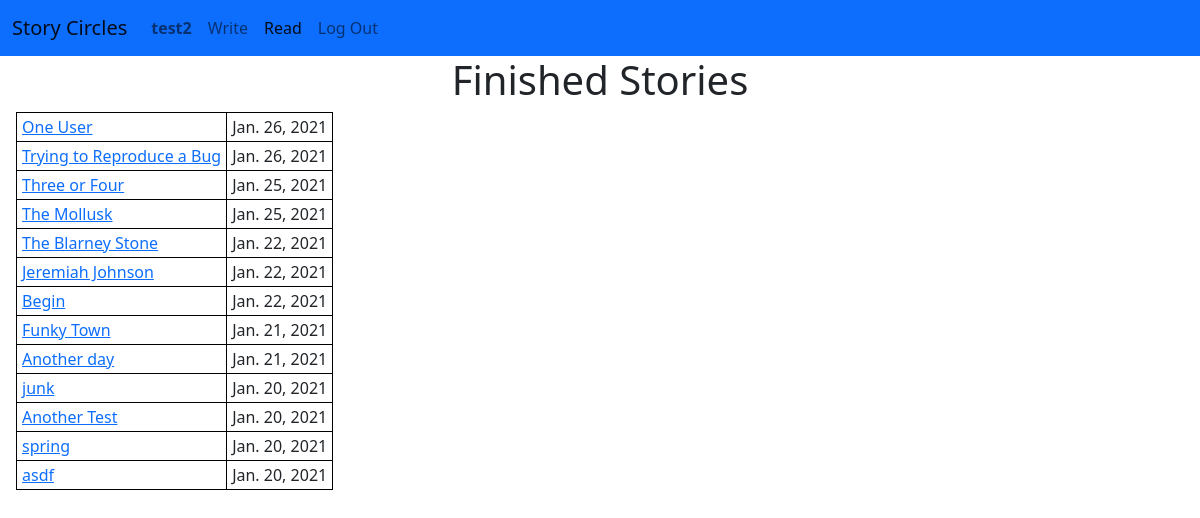
Page /circle/stories (signed in) on the committed database.
### circle/models.py (models this page shows, shortened)
class User(AbstractUser):
    user_since = models.DateTimeField(blank=False, auto_now_add=True)
    liked_stories = models.ManyToManyField(
        "Story",
        related_name="liked_by",
        blank=True,
    )
    def get_absolute_url(self):
        return reverse('user', args=[self.pk])

class Story(models.Model):
    title = models.TextField(unique=True)
    authors = models.ManyToManyField(
        User,
        related_name="stories",
        blank=True
    )
    text = models.TextField()
    start_time = models.DateTimeField(blank=True, null=True)
    finish_time = models.DateTimeField(blank=True, null=True)
    finished = models.BooleanField(default=False)
    def get_absolute_url(self):
        if self.finished:
            return reverse('finished_story', args = [self.pk])
        else:
            return reverse('circle', args = [self.circle.pk])

### circle/views.py (the view)
# urls.py: path('stories', views.FinishedStoryListView.as_view(), name='finished_stories'),
class FinishedStoryListView(LoginRequiredMixin, ListView):
    model = Story
    template_name = "circle/finishedstory_list.html"
    queryset = Story.objects.filter(finished=True).order_by('-finish_time')
    context_object_name = 'stories'

### circle/templates/circle/finishedstory_list.html (shortened to what this page needs)
{% extends "circle/layout.html" %}
{% load static %}
{% block body %}
    <h1>
        Finished Stories
    </h1>
    {% include "circle/include/finished_story_table.html" %}
{% endblock %}

### circle/templates/circle/layout.html (shortened to what this page needs)
{% load static %}
<!DOCTYPE html>
<html lang="en">
    <head>
        <link href="https://cdn.jsdelivr.net/npm/bootstrap@5.0.0-beta1/dist/css/bootstrap.min.css" rel="stylesheet">
        <link href="{% static 'circle/styles.css' %}" rel="stylesheet">
    </head>
    <body>
        <nav class="navbar navbar-expand-md navbar-light bg-primary">
            <div class="container-fluid">
                <a class="navbar-brand" href="{% url 'index' %}">Story Circles</a>
                <div class="collapse navbar-collapse" id="navbarToggle">
                    <ul class="navbar-nav me-auto">
                        {% if user.is_authenticated %}
                        <li class="nav-item">
                            <a class="nav-link" id="current-user-nav" href="{{ user.get_absolute_url }}"><strong>{{ user.username }}</strong></a>
                        </li>
                        <li class="nav-item">
                            <a class="nav-link" id="write-nav" href="{% url 'index' %}">Write</a>
                        </li>
                        <li class="nav-item">
                            <a class="nav-link" id="read-nav" href="{% url 'finished_stories' %}">Read</a>
                        </li>
                        <li class="nav-item">
                            <a class="nav-link" href="{% url 'logout' %}">Log Out</a>
                        </li>
                        {% endif %}
                    </ul>
                </div>
            </div>
        </nav>
        <div class="body">
            {% block body %}
            {% endblock %}
        </div>
    </body>
</html>

### circle/templates/circle/include/finished_story_table.html
<table class="finished-story-table">
    {% for story in stories %}
    <tr>
        <td class="finished-story-title">
            <a href="{{ story.get_absolute_url }}">{{ story.title }}</a>
        </td>
        <td class="finished-story-date">
            {{ story.finish_time.date }}
        </td>
    </tr>
    {% endfor %}
</table>

### circle/static/circle/styles.css (style rules this page uses)
h1 { text-align: center; }
table { border-collapse: collapse; margin-left: 1rem; }
table, th, td { border: 1px solid black; padding: 2px 5px; }

### rows in the picture
User: username "test2"
Story: title "One User", finish_time "Jan. 26, 2021"
Story: title "Trying to Reproduce a Bug", finish_time "Jan. 26, 2021"
Story: title "Three or Four", finish_time "Jan. 25, 2021"
Story: title "The Mollusk", finish_time "Jan. 25, 2021"
Story: title "The Blarney Stone", finish_time "Jan. 22, 2021"
Story: title "Jeremiah Johnson", finish_time "Jan. 22, 2021"
Story: title "Begin", finish_time "Jan. 22, 2021"
Story: title "Funky Town", finish_time "Jan. 21, 2021"
Story: title "Another day", finish_time "Jan. 21, 2021"
Story: title "junk", finish_time "Jan. 20, 2021"
Story: title "Another Test", finish_time "Jan. 20, 2021"
Story: title "spring", finish_time "Jan. 20, 2021"
Story: title "asdf", finish_time "Jan. 20, 2021"
